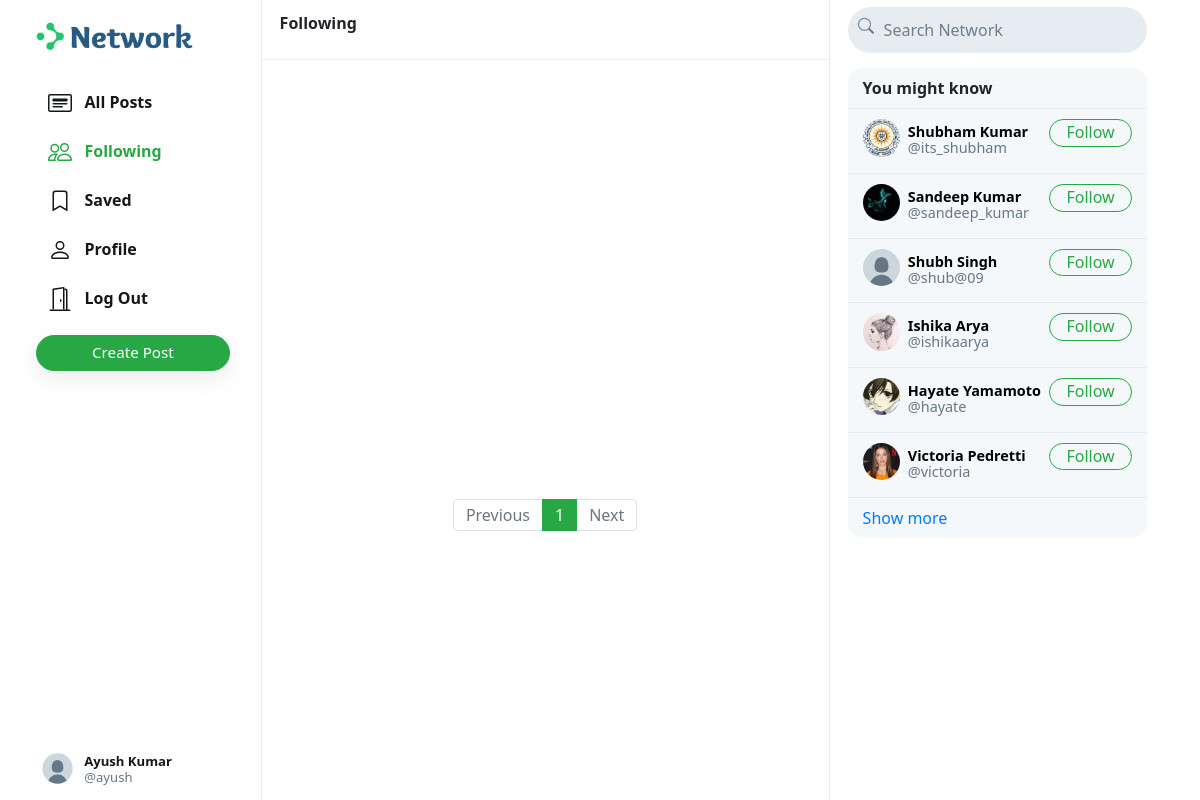
Screenshot of /n/following (signed in) with the database file from the repository.
### network/models.py (models this page shows, shortened)
class User(AbstractUser):
    profile_pic = models.ImageField(upload_to='profile_pic/')
    bio = models.TextField(max_length=160, blank=True, null=True)
    cover = models.ImageField(upload_to='covers/', blank=True)

### network/views.py (the view)
# urls.py: path("n/following", views.following, name='following'),
def following(request):
    if request.user.is_authenticated:
        following_user = Follower.objects.filter(followers=request.user).values('user')
        all_posts = Post.objects.filter(creater__in=following_user).order_by('-date_created')
        paginator = Paginator(all_posts, 10)
        page_number = request.GET.get('page')
        if page_number == None:
            page_number = 1
        posts = paginator.get_page(page_number)
        followings = Follower.objects.filter(followers=request.user).values_list('user', flat=True)
        suggestions = User.objects.exclude(pk__in=followings).exclude(username=request.user.username).order_by("?")[:6]
        return render(request, "network/index.html", {
            "posts": posts,
            "suggestions": suggestions,
            "page": "following"
        })
    else:
        return HttpResponseRedirect(reverse('login'))

### network/templates/network/index.html (shortened to what this page needs)
{% extends "network/layout.html" %}
{% load static %}
{% block body %}
    <div class="main-div">
        <div class="left-div">
            <nav class="head heading">
                {% if page == 'all_posts' %}
                    All Posts
                {% elif page == 'following' %}
                    Following
                {% elif page == 'saved' %}
                    Saved
                {% elif page == 'profile' %}
                    Profile
                {% else %}
                    Explore
                {% endif %}
            </nav>
            <div class="left-div-content">
                <div class="posts-view">
                    <div class="main-div-content">
                        <nav aria-label="Page navigation example" class="pagination-bar">
                            <ul class="pagination justify-content-center">
                                {% if posts.has_previous %}
                                    <li class="page-item">
                                        <a class="page-link" href="?page={{ posts.previous_page_number | default:1}}" tabindex="-1" aria-disabled="true">Previous</a>
                                    </li>
                                {% else %}
                                    <li class="page-item disabled">
                                        <a class="page-link" href="" tabindex="-1" aria-disabled="true">Previous</a>
                                    </li>
                                {% endif %}
                                {% for each in posts.paginator.page_range %}
                                    {% if each == posts.number %}
                                        <li class="page-item active"><a class="page-link" href="?page={{each}}">{{each}}</a></li>
                                    {% else %}
                                        <li class="page-item"><a class="page-link" href="?page={{each}}">{{each}}</a></li>
                                    {% endif %}
                                {% endfor %}
                                {% if posts.has_next %}
                                    <li class="page-item">
                                        <a class="page-link" href="?page={{ posts.next_page_number }}">Next</a>
                                    </li>
                                {% else %}
                                    <li class="page-item disabled">
                                        <a class="page-link" href="">Next</a>
                                    </li>
                                {% endif %}
                            </ul>
                          </nav>
                    </div>
                </div>
            </div>
        </div>
    </div>
{% endblock %}

### network/templates/network/layout.html (shortened to what this page needs)
{% load static %}
<!DOCTYPE html>
<html lang="en">
    <head>
        <link rel="stylesheet" href="https://stackpath.bootstrapcdn.com/bootstrap/4.4.1/css/bootstrap.min.css">
        <link href="{% static 'network/styles.css' %}" rel="stylesheet">
    </head>
    <body>
        <div class="body" data-page="{{page}}">
            <div class="sidenav">
                <a href="{% url 'index' %}" class="navbar-brand">
                    <img src="{% static 'network/Images/logo.png' %}" height="31px">
                </a>
                <div style="height: 100%;">
                    <div>
                        <div>
                            <ul>
                                <li class="nav-item" id="all_posts">
                                <a href="{% url 'index' %}" class="nav-link">
                                    <div>
                                        &nbsp;&nbsp;All Posts
                                    </div>
                                </a>
                                </li>
                                {% if user.is_authenticated %}
                                    <li class="nav-item" id="following">
                                        <a href="{% url 'following' %}" class="nav-link">
                                            <div>
                                                &nbsp;&nbsp;Following
                                            </div>
                                        </a>
                                    </li>
                                    <li class="nav-item" id="saved">
                                        <a href="{% url 'saved' %}" class="nav-link">
                                            <div>
                                                <svg width="1.5em" height="1.5em" viewBox="0 0 16 16" class="bi bi-bookmark" fill="currentColor" xmlns="http://www.w3.org/2000/svg">
                                                    <path fill-rule="evenodd" d="M8 12l5 3V3a2 2 0 0 0-2-2H5a2 2 0 0 0-2 2v12l5-3zm-4 1.234l4-2.4 4 2.4V3a1 1 0 0 0-1-1H5a1 1 0 0 0-1 1v10.234z"/>
                                                  </svg>
                                                &nbsp;&nbsp;Saved
                                            </div>
                                        </a>
                                    </li>
                                    <li class="nav-item" id="profile">
                                        <a href="{% url 'profile' user.username %}" class="nav-link">
                                            <div>
                                                &nbsp;&nbsp;Profile
                                            </div>
                                        </a>
                                    </li>
                                    <li class="nav-item" id="logout">
                                        <a href="{% url 'logout' %}" class="nav-link">
                                            <div>
                                                &nbsp;&nbsp;Log Out
                                            </div>
                                        </a>
                                    </li>
                                {% endif %}
                            </ul>
                        </div>
                        {% if user.is_authenticated %}
                            <button id="popup-btn" class="btn btn-success new-post-btn" onclick="createpost()">Create Post</button>
                        {% endif %}
                    </div>
                    <div style="position: absolute; bottom: 10px;">
                        {% if user.is_authenticated %}
                            <li class="nav-item sidenav-user">
                                <a href="{% url 'profile' user.username %}" class="nav-link">
                                    <div class="user_account">
                                        <div class="small-profilepic" style="float: left; background-image: url(/media/{{user.profile_pic}})"></div>
                                        <div style="height: 2.7vw; margin: auto;">
                                            <div style="margin-top: 4px;"><strong>{{user.first_name}} {{user.last_name}}</strong></div>
                                            <div class="grey" style="margin-top: 4px;">@{{ user.username }}</div>
                                        </div>
                                    </div>
                                </a>
                            </li>
                        {% endif %}
                    </div>
                </div>
            </div>
            {% block body %}
            {% endblock %}
            <div class="right-div">
                <nav class="head">
                    <form action="#">
                        <div class="search-div">
                            <div>
                            </div>
                            <input type="text" name="query" id="search-box" placeholder="Search Network">
                        </div>
                    </form>
                </nav>
                <div class='right-div-content'>
                    <div class="space" style="background-color: white;"></div>
                    {% if user.is_authenticated %}
                        <div class="suggestion-box">
                            <div class="suggestion-header">
                                You might know
                            </div>
                            {% for suggestion in suggestions %}
                                <div class="suggestion-user">
                                    <div>
                                        <a href="{% url 'profile' suggestion.username %}">
                                            <div class="small-profilepic" style="background-image: url(/media/{{suggestion.profile_pic}})"></div>
                                        </a>
                                    </div>
                                    <div class="user-details">
                                        <a href="{% url 'profile' suggestion.username %}">
                                            <div id="user-name">
                                                <strong>
                                                    {{suggestion.first_name}} {{suggestion.last_name}}
                                                </strong>
                                            </div>
                                            <div class="grey">@{{suggestion.username}}</div>
                                        </a>
                                    </div>
                                    <div>
                                        <button class="btn btn-outline-success" type="button" onclick="follow_user(this,'{{suggestion.username}}','suggestion')">Follow</button>
                                    </div>
                                </div>
                            {% empty %}
                                    <div style="text-align: center; border-bottom: .5px solid #e6ecf0; padding: 10px 15px;">
                                        <span class="grey" style="font-size: .9em;">No suggestions available.</span>
                                    </div>
                            {% endfor %}
                            <div class="suggestion-footer">
                                <a href="#">Show more</a>
                            </div>
                        </div>
                    {% endif %}
                </div>
            </div>
        </div>
    </body>
</html>

### network/static/network/styles.css (style rules this page uses)
.body { display: flex; min-height: 100%; font-family: system-ui, sans-serif; }
.btn { border-radius: 20px; padding: 0.32rem 1rem 0.375rem 1rem; }
.btn, .btn:focus, .btn:active { box-shadow: none !important; -webkit-box-shadow: none !important; }
.grey { color: #657786; }
svg { vertical-align: text-top; }
.sidenav { height: 100%; width: 21.8%; position: fixed; top: 0; left: 0; padding: 15px; list-style: none; border-right: .5px solid #e6ecf0; z-index: 100; padding-left: 3%; background-color: white; }
.sidenav ul { list-style: none; padding-left: 0px; margin-top: 3vh; }
.sidenav li { margin-top: 7px; }
.sidenav .nav-link { color: #14171a; line-height: .7em; font-weight: 700; padding: 0px; }
.sidenav .nav-link > div { padding: 10px 20px 8px 12px; border-radius: 25px; line-height: 0.9em; width: max-content; }
.new-post-btn { padding-left: 55px !important; padding-right: 55px !important; font-size: .95em; font-weight: 530; box-shadow: rgba(0, 0, 0, 0.08) 0px 8px 24px !important; }
.user_account { display: flex; font-size: .82rem; font-weight: normal; padding-top: 3px !important; padding-bottom: 3px !important; padding-left: 3px !important; }
.user_account .small-profilepic { transform: scale(.82); margin-left: auto; margin-top: auto; }
.active a { color: #28a745 !important; }
.main-div { position: relative; width: 47.25%; min-height: 100vh; left: 21.8%; }
.left-div { position: relative; }
.head { height: 7.5vh; }
.heading { position: fixed; width: 47.255%; top: 0px; padding: 18px; border-bottom: .5px solid #e6ecf0; line-height: .7em; font-weight: 800; background-color: #fff; z-index: 1000; }
.left-div-content { margin-top: 7.5vh; }
.small-profilepic { width: 3.1vw; height: 3.1vw; border-radius: 9999px; overflow: hidden; margin-right: 8px; background-size: cover; background-repeat: no-repeat; background-position: center; box-sizing: content-box; }
.space { height: 8px; background-color: #e6ecf0; }
.pagination-bar { margin-top: 35px; margin-bottom: 35px; }
.pagination-bar .page-link { line-height: .9em; }
.page-item.active .page-link { color: white !important; background-color: #28a745; border-color: #28a745; }
.page-link { color: #28a745; }
.right-div { width: 28%; height: 100vh; position: fixed; right: 2.95%; border-left: .5px solid #e6ecf0; background-color: white; }
.right-div .head { padding: .9vh 1.5vw; }
.right-div .search-div { margin-left: auto; margin-right: auto; display: flex; border-radius: 25px; background-color: #e6ecf0; padding-left: 10px; padding-right: 10px; vertical-align: middle; }
#search-box { height: 5.7vh; border: none; background: none; outline: none; width: 100%; margin-left: 8px; }
#search-box::placeholder { color: #6d7e8c; }
.right-div-content { height: 92.5vh; overflow: auto; padding-left: 1.5vw; padding-right: 1.5vw; }
.suggestion-box, .guest-box { border-radius: 15px; overflow: hidden; background-color: #f5f8fa; }
.suggestion-header { padding: 13px 15px; line-height: .9em; font-weight: 800; border-bottom: .5px solid #e6ecf0; }
.suggestion-user { display: flex; padding: 10px 15px; font-size: .9em; border-bottom: .5px solid #e6ecf0; }
.suggestion-user a { color: black; text-decoration: none; }
.user-details { flex: 1; line-height: 1.1em; padding: 5px 0px 7px 0px; }
.suggestion-user .btn { padding: 0em 1em .09em 1em; }
.suggestion-footer { padding: 13px 15px; line-height: .9em; }
.suggestion-footer a { text-decoration: none; }

### rows the page displays
User: profile_pic (placeholder picture), first_name "Ayush", last_name "Kumar", username "ayush"
User: profile_pic (picture), first_name "Shubham", last_name "Kumar", username "its_shubham"
User: profile_pic (picture), first_name "Sandeep", last_name "Kumar", username "sandeep_kumar"
User: profile_pic (placeholder picture), first_name "Shubh", last_name "Singh", username "shub@09"
User: profile_pic (picture), first_name "Ishika", last_name "Arya", username "ishikaarya"
User: profile_pic (picture), first_name "Hayate", last_name "Yamamoto", username "hayate"
User: profile_pic (picture), first_name "Victoria", last_name "Pedretti", username "victoria"

### other values shown
{{ each }} "1"
